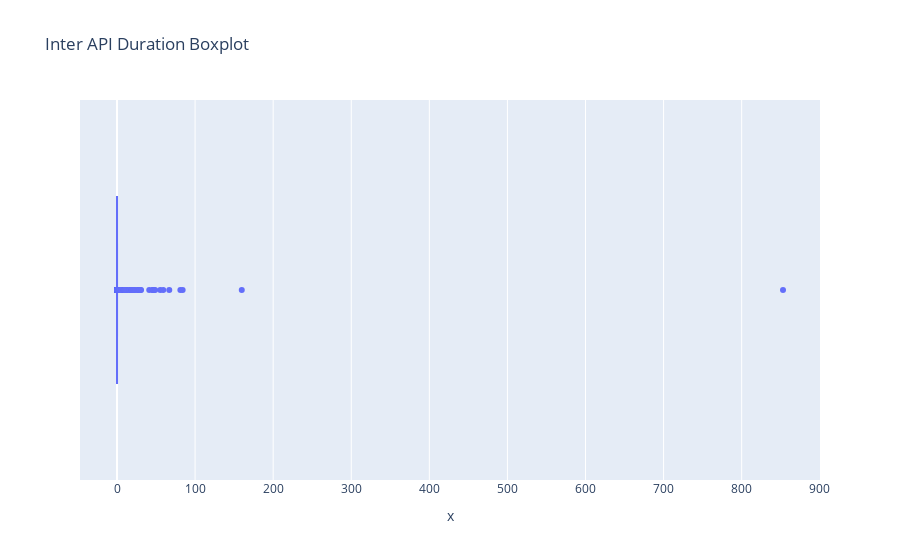

Here is the notebook cell this chart was saved with:
### Markdown cell above
### Outliers

### Code cell
px.box(
    x=data["inter_api_access_duration(sec)"].to_list(),
    title="Inter API Duration Boxplot",
)

### Figure 1 — Plotly figure (JSON) as saved in the notebook; plotly's stock layout.template omitted (floating-point values rounded to 4 significant figures; data arrays with more than 128 entries replaced by an {"elided": "..."} marker saying what was removed)
{"data": [{"alignmentgroup": "True", "hovertemplate": "x=%{x}<extra></extra>", "legendgroup": "", "marker": {"color": "#636efa"}, "name": "", "notched": false, "offsetgroup": "", "orientation": "h", "showlegend": false, "type": "box", "x": {"elided": "1699 float values"}, "x0": " ", "xaxis": "x", "y0": " ", "yaxis": "y"}], "layout": {"boxmode": "group", "legend": {"tracegroupgap": 0}, "title": {"text": "Inter API Duration Boxplot"}, "xaxis": {"anchor": "y", "domain": [0, 1], "title": {"text": "x"}}, "yaxis": {"anchor": "x", "domain": [0, 1]}}}
